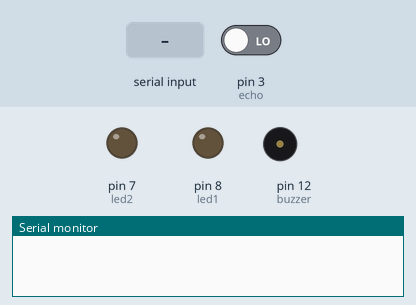
Bench run of a sketch on a simulated Arduino Uno, built with avr-gcc and run on an emulated ATmega328P. On the bench: output pins drawn as LEDs (lit = HIGH), buzzer (waves = sounding), the last lines printed to the serial monitor. The test bench sets the inputs (shaded band); at power-on: pin 3 (echo) LOW. Pins used as bus, display or sensor lines are not drawn.

Above: at 1.2 s.
1.3 s: "a" received over Serial
At 1.6 s:
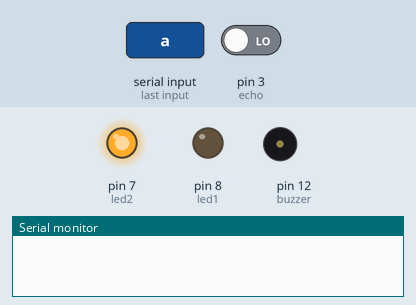
At 2.8 s:
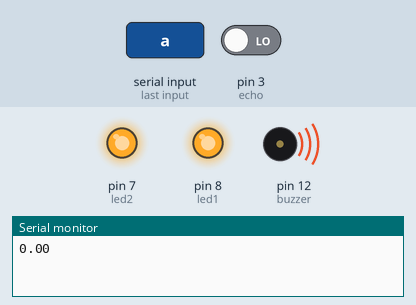
4.3 s: "1" received over Serial
At 4.7 s:
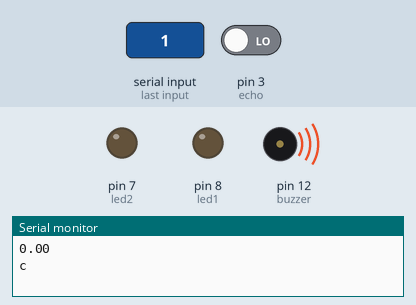
Timing chart, 0 to 7.3 s (numbered marks = the images above; inputs shaded):
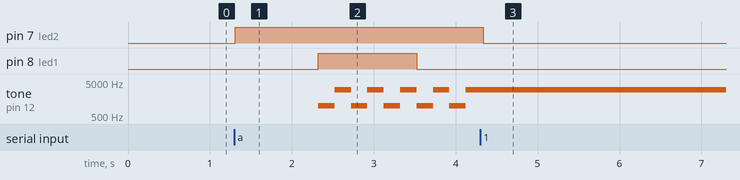

The sketch:

Alarma_arduino.ino
```cpp
#define trig 2 // emisor señal
#define echo 3 // receptor señal
#define buzzer 12 // alarma

#define led1 8  // led1

#define led2 7 // led2

char caracter;
String comando;
float duracion, distancia;


void setup() {
  pinMode(trig, OUTPUT); // emisor
  pinMode(echo, INPUT); // receptor
  pinMode(buzzer, OUTPUT);

  pinMode(led1, OUTPUT);
  pinMode(led2, OUTPUT);

  Serial.begin(9600);

}

void loop()
{

  while (Serial.available() > 0)
  {
    caracter = Serial.read();
    comando.concat(caracter);
    delay(10);
  }
  if (comando.equals("a") == true)
  {
        digitalWrite(led2, HIGH);


        digitalWrite(trig, LOW);
        delay(2);

        digitalWrite(trig, HIGH);
        delay(10);
        digitalWrite(trig, LOW);

        duracion = pulseIn(echo, HIGH);  // calculo de la distancia
        distancia = (duracion/2)*0.0343;  // en este caso la medimos en cm/ms
        Serial.println(distancia);

        if (distancia < 20)  // x será la distancia que medirá el sensor en reposo
        {
          digitalWrite(led1, HIGH);

          tone(buzzer, 1000);  // alarma suena con fecuencia de 1000 Hz
          delay(200); // la alarma sonará durante 0,2 segundos

          tone(buzzer, 3000);  // alarma suena con fecuencia de 3000 Hz
          delay(200);  // la alarma sonará durante 0,2 segundos

          tone(buzzer, 1000);
          delay(200);

          tone(buzzer, 3000);
          delay(200);

          tone(buzzer, 1000);
          delay(200);

          tone(buzzer, 3000);
          delay(200);
          digitalWrite(led1, LOW);

          tone(buzzer, 1000);
          delay(200);

          tone(buzzer, 3000);
          delay(200);

          tone(buzzer, 1000);
          delay(200);

          tone(buzzer, 3000);
          delay(200);

          Serial.write("c");

          } else {
            noTone(buzzer); // la alarma no suena
          }


} else {
  digitalWrite(led2, LOW);
}


}
```

Measured:
- after the input at 1.3 s, pin 7 (led2): LOW → HIGH at once; pin 8 (led1): LOW → HIGH after 1.0 s, → LOW 1.2 s later; tone on pin 12 (buzzer): alternates 3000 Hz for 0.20 s and 1000 Hz for 0.20 s, starting after 1.0 s
- after the input at 4.3 s, pin 7 (led2): HIGH → LOW at once; pin 8 (led1): stops changing and stays LOW; tone on pin 12 (buzzer): stops changing and stays 3000 Hz
